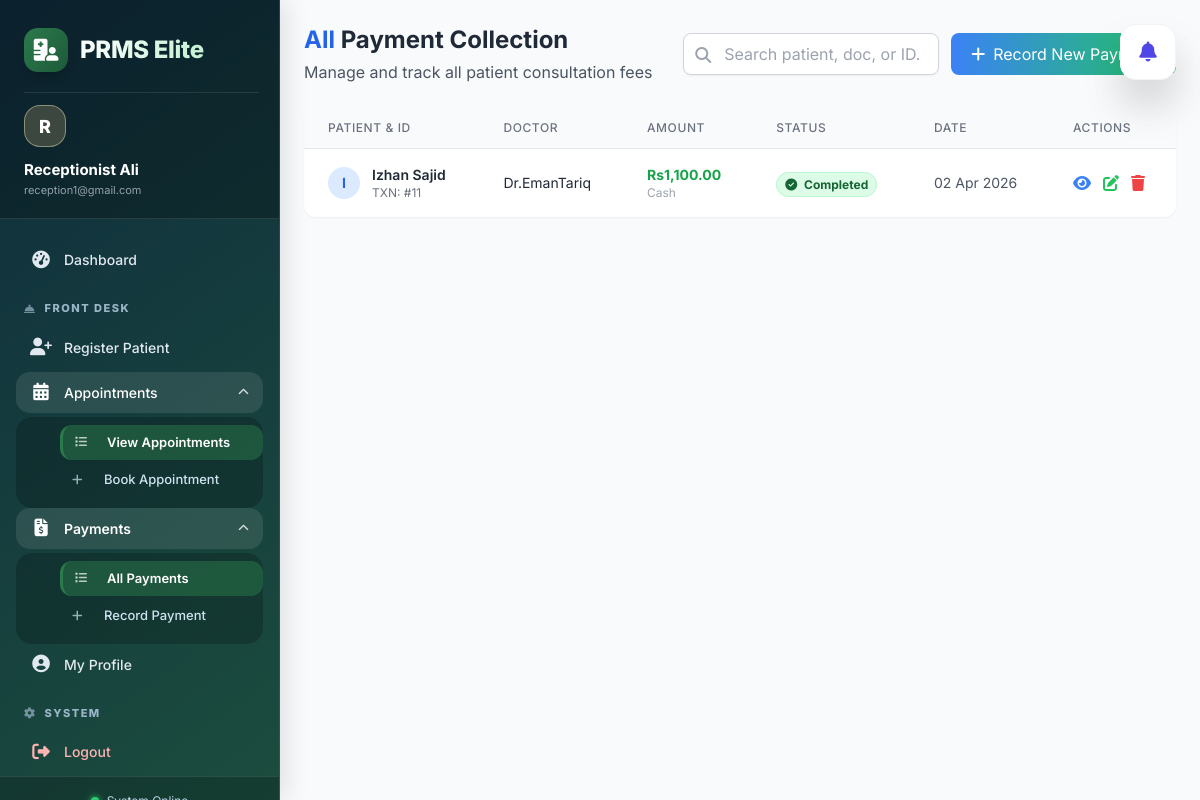
Before: /receptionist/payments/index.php (signed in) with the older database file.
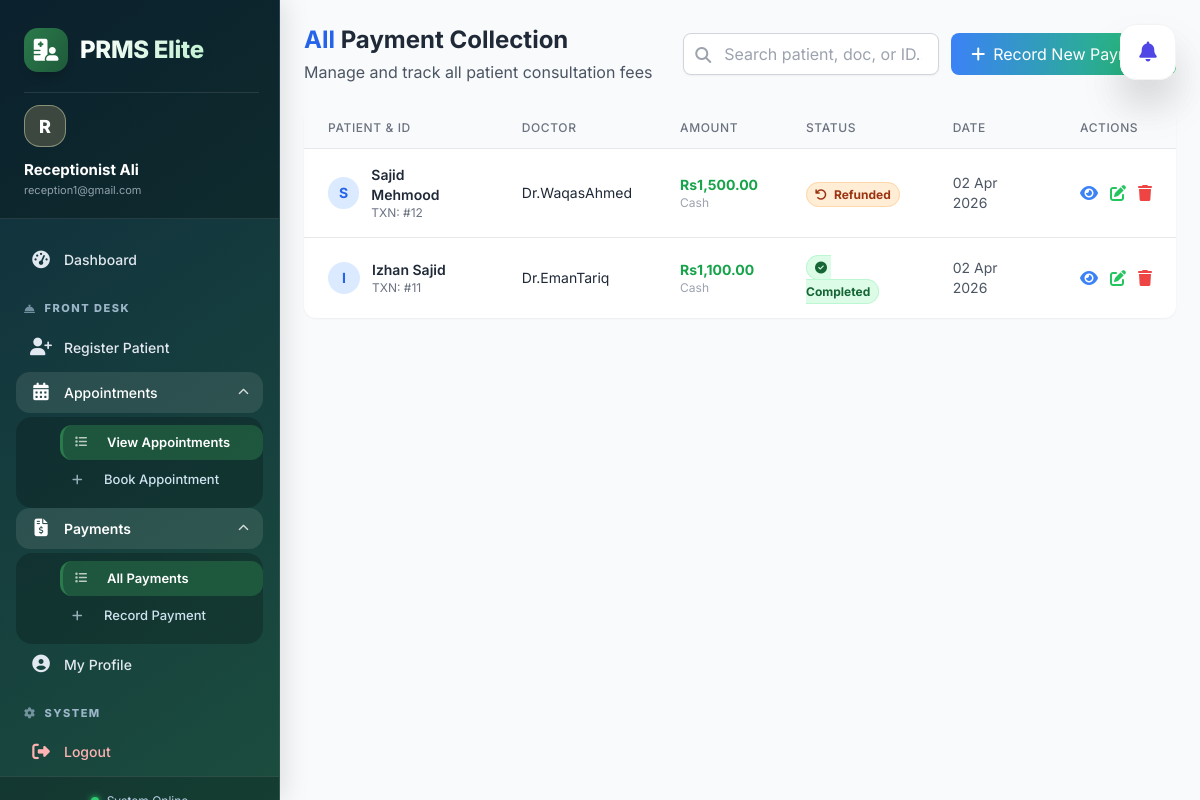
After: the same page with the newer database file.
### tables this page shows
CREATE TABLE `payments` (
  `id` int(11) NOT NULL,
  `appointment_id` int(11) NOT NULL,
  `patient_id` int(11) NOT NULL,
  `doctor_id` int(11) NOT NULL,
  `amount` decimal(10,2) NOT NULL,
  `payment_method` varchar(50) NOT NULL DEFAULT 'cash',
  `status` varchar(50) NOT NULL DEFAULT 'pending',
  `transaction_id` varchar(100) DEFAULT NULL,
  `payment_date` datetime DEFAULT NULL,
  `notes` text DEFAULT NULL,
  `created_at` timestamp NOT NULL DEFAULT current_timestamp()
);

CREATE TABLE `patients` (
  `id` int(11) NOT NULL,
  `name` varchar(100) DEFAULT NULL,
  `age` int(11) DEFAULT NULL,
  `weight` decimal(5,2) DEFAULT NULL,
  `disease` int(11) DEFAULT NULL,
  `gender` enum('male','female','other') DEFAULT NULL,
  `phone` varchar(20) DEFAULT NULL,
  `address` text DEFAULT NULL,
  `blood_group` varchar(10) DEFAULT NULL,
  `status` enum('active','inactive') DEFAULT 'active',
  `created_at` timestamp NOT NULL DEFAULT current_timestamp()
);

CREATE TABLE `users` (
  `id` int(11) NOT NULL,
  `role_id` int(11) DEFAULT NULL,
  `name` varchar(100) DEFAULT NULL,
  `email` varchar(100) DEFAULT NULL,
  `phone` varchar(20) DEFAULT NULL,
  `password` varchar(100) DEFAULT NULL,
  `status` enum('active','inactive') DEFAULT 'active',
  `created_at` timestamp NOT NULL DEFAULT current_timestamp(),
  `updated_at` timestamp NULL DEFAULT NULL
);

### receptionist/payments/index.php (the view, shortened to what the changed rows need)
<?php
require_once '../../config/db.php';
$where_clauses = ["1=1"];
$where_sql = " WHERE " . implode(" AND ", $where_clauses);
$query = "SELECT pay.*, p.name as patient_name, u.name as doctor_name, a.appointment_date, a.status as app_status
          FROM payments pay
          JOIN patients p ON pay.patient_id = p.id
          JOIN doctors d ON pay.doctor_id = d.id
          JOIN users u ON d.user_id = u.id
          JOIN appointments a ON pay.appointment_id = a.id
          $where_sql
          ORDER BY pay.payment_date DESC";
$payments_result = mysqli_query($conn, $query);
include '../../includes/header.php';
?>
<div class="flex-1 overflow-y-auto bg-gray-50">
    <div class="p-6">
        <div class="flex flex-col md:flex-row justify-between items-start md:items-center gap-4 mb-6">
            <div>
                <h1 class="text-2xl font-bold text-gray-800">
                    <span class="text-blue-600">All</span> Payment Collection
                </h1>
            </div>
        </div>
        <div class="bg-white rounded-xl shadow-sm overflow-hidden">
            <div class="overflow-x-auto">
                <table class="w-full">
                    <thead class="bg-gray-50 border-b">
                        <tr>
                            <th class="px-6 py-3 text-left text-xs font-medium text-gray-500 uppercase tracking-wider">Patient & ID</th>
                            <th class="px-6 py-3 text-left text-xs font-medium text-gray-500 uppercase tracking-wider">Doctor</th>
                            <th class="px-6 py-3 text-left text-xs font-medium text-gray-500 uppercase tracking-wider">Amount</th>
                            <th class="px-6 py-3 text-left text-xs font-medium text-gray-500 uppercase tracking-wider">Status</th>
                            <th class="px-6 py-3 text-left text-xs font-medium text-gray-500 uppercase tracking-wider">Date</th>
                            <th class="px-6 py-3 text-left text-xs font-medium text-gray-500 uppercase tracking-wider">Actions</th>
                        </tr>
                    </thead>
                    <tbody class="divide-y divide-gray-200">
                        <?php if (mysqli_num_rows($payments_result) > 0): ?>
                            <?php while ($payment = mysqli_fetch_assoc($payments_result)): ?>
                                <tr class="hover:bg-gray-50 transition">
                                    <td class="px-6 py-4">
                                        <div class="flex items-center">
                                            <div class="w-8 h-8 rounded-full bg-blue-100 flex items-center justify-center text-blue-600 font-bold text-sm">
                                                <?php echo strtoupper(substr($payment['patient_name'], 0, 1)); ?>
                                            </div>
                                            <div class="ml-3">
                                                <p class="text-sm font-semibold text-gray-800"><?php echo htmlspecialchars($payment['patient_name']); ?></p>
                                                <p class="text-xs text-gray-500">TXN: #<?php echo $payment['id']; ?></p>
                                            </div>
                                        </div>
                                    </td>
                                    <td class="px-6 py-4">
                                        <p class="text-sm text-gray-800"> <?php echo htmlspecialchars(trim(str_replace(' ', '', $payment['doctor_name']))); ?></p>
                                    </td>
                                    <td class="px-6 py-4">
                                        <p class="text-sm font-bold text-green-600">Rs<?php echo number_format($payment['amount'], 2); ?></p>
                                        <p class="text-xs text-gray-400 capitalize"><?php echo $payment['payment_method']; ?></p>
                                    </td>
                                    <td class="px-6 py-4">
                                        <?php if ($payment['status'] == 'refunded'): ?>
                                            <span class="px-2 py-1 text-xs font-bold rounded-full bg-orange-100 text-orange-800 border border-orange-200">
                                                <i class="fas fa-undo mr-1"></i> Refunded
                                            </span>
                                        <?php else: ?>
                                            <span class="px-2 py-1 text-xs font-bold rounded-full bg-green-100 text-green-800 border border-green-200">
                                                <i class="fas fa-check-circle mr-1"></i> Completed
                                            </span>
                                        <?php endif; ?>
                                    </td>
                                    <td class="px-6 py-4 text-sm text-gray-600">
                                        <?php echo date('d M Y', strtotime($payment['payment_date'])); ?>
                                    </td>
                                    <td class="px-6 py-4">
                                        <div class="flex space-x-3">
                                            <a href="view.php?id=<?php echo $payment['id']; ?>" class="text-blue-500 hover:text-blue-700 transition" title="View Detail">
                                                <i class="fas fa-eye"></i>
                                            </a>
                                            <a href="edit.php?id=<?php echo $payment['id']; ?>" class="text-green-500 hover:text-green-700 transition" title="Edit">
                                                <i class="fas fa-edit"></i>
                                            </a>
                                            <a href="javascript:void(0)" onclick="confirmDelete(<?php echo $payment['id']; ?>)" class="text-red-500 hover:text-red-700 transition" title="Delete">
                                                <i class="fas fa-trash"></i>
                                            </a>
                                        </div>
                                    </td>
                                </tr>
                            <?php endwhile; ?>
                        <?php endif; ?>
                    </tbody>
                </table>
            </div>
        </div>
    </div>
</div>

Changed rows visible on the page:
added payments: patient.name "S", patient.name "Sajid Mehmood", id "12", users.name "Dr.WaqasAhmed", amount "1,500.00", payment_method "Cash", status "refunded" (drawn), payment_date "02 Apr 2026"
